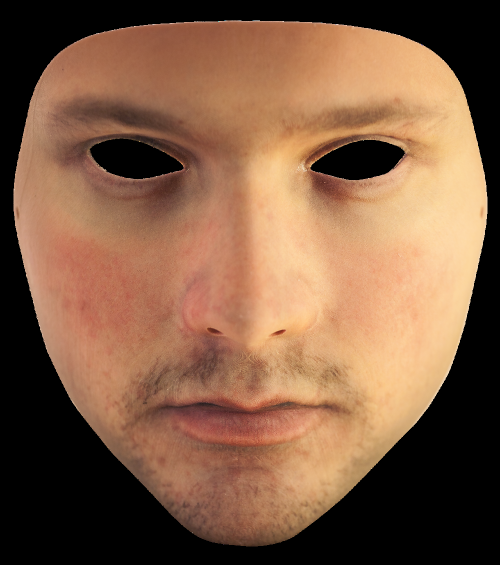
#> input picture Mask2web.png, 1000 x 1130 px (shown at 1/2 size)
$ python Overlay_exp.py
#> lines starting #> are read from the running program, lines starting #| are printed output that depends on the picture; after the words box and inside, x2 and y2 are one past the last pixel; in counts of white or black regions, pixels touching at a corner belong together
#! /usr/bin/python

import cv2
from itertools import count

face_cascade = cv2.CascadeClassifier('frontalface_default.xml')
eye_cascade = cv2.CascadeClassifier('eye.xml')

# Load the overlay image: glasses.png
imgGlasses = cv2.imread('Mask2web.png')
#> imgGlasses is the input picture: shape (1130, 1000, 3); mean B, G, R 68.2, 92.7, 128.7

#Check if the files opened
if  imgGlasses is None :
    exit("Could not open the image")
if  face_cascade.empty() :
    exit("Missing: haarcascade_frontalface_default.xml")
if  eye_cascade.empty() :
    exit("Missing: haarcascade_eye.xml")


# Create the mask for the glasses
imgGlassesGray = cv2.cvtColor(imgGlasses, cv2.COLOR_BGR2GRAY)
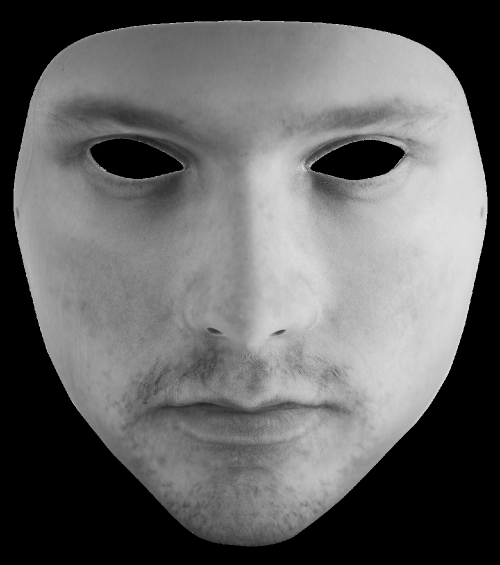
#> imgGlassesGray: shape (1130, 1000) (shown at 1/2 size); min 0, max 255, mean 100.7
ret, orig_mask = cv2.threshold(imgGlassesGray, 10, 255, cv2.THRESH_BINARY)
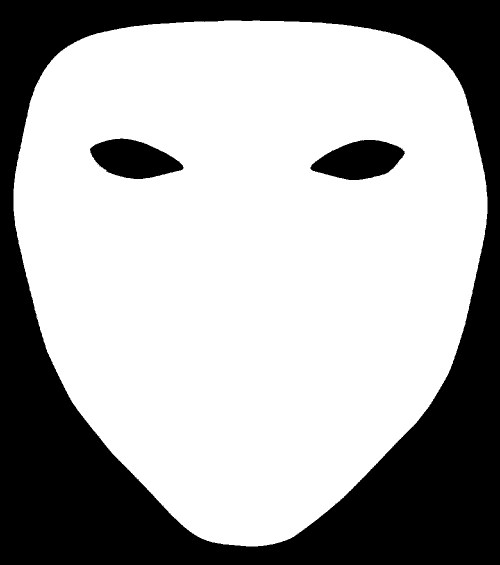
#> orig_mask: shape (1130, 1000) (shown at 1/2 size); 67.2% white; 6 black regions (3 under 20 px), largest, box (x1, y1, x2, y2) and area: (0, 0, 1000, 1130) 350034, (621, 280, 810, 360) 10266, (180, 277, 367, 358) 10157

#orig_mask = imgGlasses[:,:,3]

# Create the inverted mask for the glasses
orig_mask_inv = cv2.bitwise_not(orig_mask)

# Convert glasses image to BGR
# and save the original image size (used later when re-sizing the image)
imgGlasses = imgGlasses[:,:,0:3]
origGlassesHeight, origGlassesWidth = imgGlasses.shape[:2]
#> origGlassesHeight = 1130; origGlassesWidth = 1000

#cv2.imshow('Video', imgGlasses)
#cv2.waitKey()


video_capture = cv2.VideoCapture(0)

if not video_capture.isOpened() :
    exit('The Camera is not opened')


counter = count(1)

while True:
    #print "Iteration %d" % counter.next()
    ret, frame = video_capture.read()
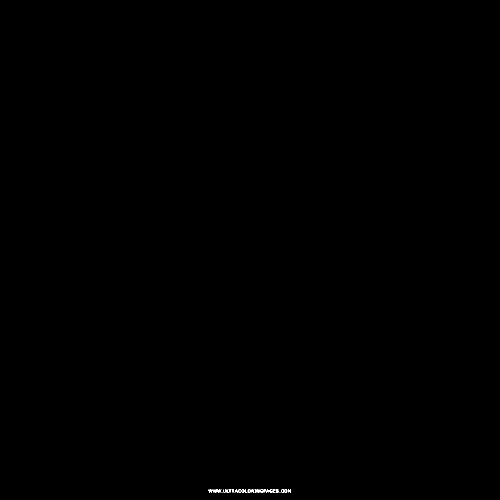
#> input picture fish.png, 1000 x 1000 px, given in place of the camera (shown at 1/2 size)
#> frame is the input picture: shape (1000, 1000, 3); values 0 (black) and 1 (white), 0.06% white in thin lines or dots, all inside (x1, y1, x2, y2) = (417, 979, 582, 985)
    gray = cv2.cvtColor(frame, cv2.COLOR_BGR2GRAY)
    faces = face_cascade.detectMultiScale(gray, 1.3, 5)
#> faces = ()
    for (x,y,w,h) in faces:
        cv2.rectangle(frame,(x,y),(x+w,y+h),(255,0,0),2)
        roi_gray = gray[y:y+h, x:x+w]
        roi_color = frame[y:y+h, x:x+w]
        eyes = eye_cascade.detectMultiScale(roi_gray)

        #cv2.imshow('Video', roi_gray)
        #cv2.waitKey()

        #print 'X:%i, Y:%i, W:%i, H:%i' % (x, y, w, h)
        for (ex,ey,ew,eh) in eyes:
            cv2.rectangle(roi_color,(ex,ey),(ex+ew,ey+eh),(0,255,0),2)
            #print 'EX:%i, EY:%i, EW:%i, EH:%i' % (ex, ey, ew, eh)

        for (ex, ey, ew, eh) in eyes:
            glassesWidth = 3*ew
            glassesHeight = glassesWidth * origGlassesHeight / origGlassesWidth

            # Center the glasses on the bottom of the nose
            x1 = ex - (glassesWidth/4)
            x2 = ex + ew + (glassesWidth/4)
            y1 = ey + eh - (glassesHeight/2)
            y2 = ey + eh + (glassesHeight/2)

                # Check for clipping
            if x1 < 0:
                x1 = 0
            if y1 < 0:
                y1 = 0
            if x2 > w:
                x2 = w
            if y2 > h:
                y2 = h

            # Re-calculate the width and height of the glasses image
            glassesWidth = x2 - x1
            glassesHeight = y2 - y1

            # Re-size the original image and the masks to the glasses sizes
            # calcualted above
            glasses = cv2.resize(imgGlasses, (glassesWidth,glassesHeight), interpolation = cv2.INTER_AREA)
            mask = cv2.resize(orig_mask, (glassesWidth,glassesHeight), interpolation = cv2.INTER_AREA)
            mask_inv = cv2.resize(orig_mask_inv, (glassesWidth,glassesHeight), interpolation = cv2.INTER_AREA)

            # take ROI for glasses from background equal to size of glasses image
            roi = roi_color[y1:y2, x1:x2]

            # roi_bg contains the original image only where the glasses is not
            # in the region that is the size of the glasses.
            roi_bg = cv2.bitwise_and(roi,roi,mask = mask_inv)

            # roi_fg contains the image of the glasses only where the glasses is
            roi_fg = cv2.bitwise_and(glasses,glasses,mask = mask)

            # join the roi_bg and roi_fg
            dst = cv2.add(roi_bg,roi_fg)

            # place the joined image, saved to dst back over the original image
            roi_color[y1:y2, x1:x2] = dst
#> this loop made 0 passes
    #break
    #Display the resulting frame
    cv2.imshow('Video', frame)
    cv2.waitKey()
    if cv2.waitKey(1) & 0xFF == ord('q'):
#> (key q is pressed here)
        break

# When everything is done, release the capture
video_capture.release()
cv2.destroyAllWindows()
